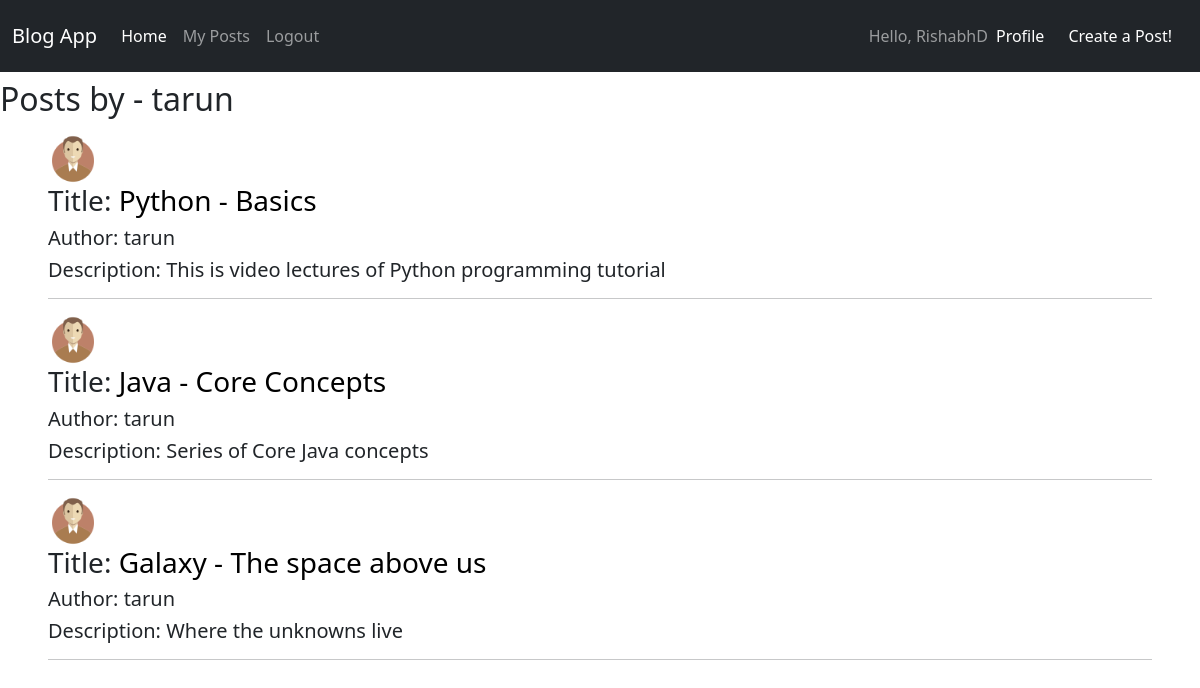
Screenshot of /user_posts/tarun/ (signed in) with the database file from the repository.
### posts/models.py (models this page shows, shortened)
class Post(models.Model):
    author = models.ForeignKey(User, on_delete=models.CASCADE)
    title = models.CharField(max_length=100)
    description = models.TextField(blank=True)

### users/models.py (models this page shows, shortened)
class Profile(models.Model):
    user = models.OneToOneField(User, on_delete=models.CASCADE)
    image = models.ImageField(default='profile_pics/default.png', upload_to='profile_pics')

### posts/views.py (the view)
# urls.py: path('user_posts/<slug:username>/', UserPostListView.as_view(), name = 'user-posts'),  #ListView
class UserPostListView(ListView):
    model = Post
    template_name = 'posts/userposts.html'
    context_object_name = 'posts'
    def get_queryset(self):
        user = get_object_or_404(User, username = self.kwargs.get('username'))
        print(type(user))   #django.contrib.auth.models.User
        return Post.objects.filter(author = user)

### posts/templates/posts/userposts.html
{% extends 'posts/base.html' %}
{% block content %}
    {% include 'posts/navbar.html' %}
    <h2 class = "mt-2 mb-2 ml-2"> Posts by - {{ view.kwargs.username }} </h2>
    {% for post in posts %}
        <div class="col px-md-5 mt-3">
            <img src=" {{ post.author.profile.image.url }}" alt = "Image" width="50px" height="50px">
            <h3> Title: <a style="text-decoration:none; color: black" onmouseover="this.style.color='blue'" onmouseout="this.style.color='black'" href = "{% url 'post-detail' post.id %}" >{{post.title}}</a> </h3>
            <h5> Author: {{post.author}} </h5>
            <h5> Description: {{post.description}} </h5>
            <hr>
        </div>
    {% empty %}
        <h3 class = "m-3">No articles yet Bruhhhh!!!! Write your first one nowww.....</h3>
    {% endfor %}
{% endblock %}

### posts/templates/posts/navbar.html (shortened to what this page needs)
<nav class="navbar navbar-expand-lg navbar-dark bg-dark">
  <div class="container-fluid">
    <a class="navbar-brand" href="{% url 'home' %}">Blog App</a>
    <div class="collapse navbar-collapse" id="navbarText">
      <ul class="navbar-nav me-auto mb-2 mb-lg-0">
        <li class="nav-item">
          <a class="nav-link active" aria-current="page" href="{% url 'home' %}">Home</a>
        </li>
        {% if user.is_authenticated %}
          <li class="nav-item">
            <a class="nav-link" href="{% url 'my-posts' %}">My Posts</a>
          </li>
          <li class="nav-item">
            <a class="nav-link" href="{% url 'logout' %}">Logout</a>
          </li>
        {% else %}
          <li class="nav-item">
            <a class="nav-link" href="{% url 'login' %}">Login</a>
          </li>
        {% endif %}
      </ul>
      <span class="navbar-text">
        Hello, {{ user | capfirst}}
      </span>
      <span>
          <ul class="navbar-nav me-auto mb-2 mb-lg-0">
            <li class="nav-item">
              <a class="nav-link active" aria-current="page" href="{% url 'profile' %}">Profile</a>
            </li>
          </ul>
      </span>
      <span class = "navbar-text">
        <a class="nav-link" href="{% url 'create' %}">Create a Post!</a>
      </span>
    </div>
  </div>
</nav>

### rows the page displays
Post: author.profile.image (picture), title "Python - Basics", author "tarun", description "This is video lectures of Python programming tutorial"
Post: author.profile.image (picture), title "Java - Core Concepts", author "tarun", description "Series of Core Java concepts"
Post: author.profile.image (picture), title "Galaxy - The space above us", author "tarun", description "Where the unknowns live"

### other values shown
{{ user | capfirst }} "RishabhD"
{{ view.kwargs.username }} "tarun"
